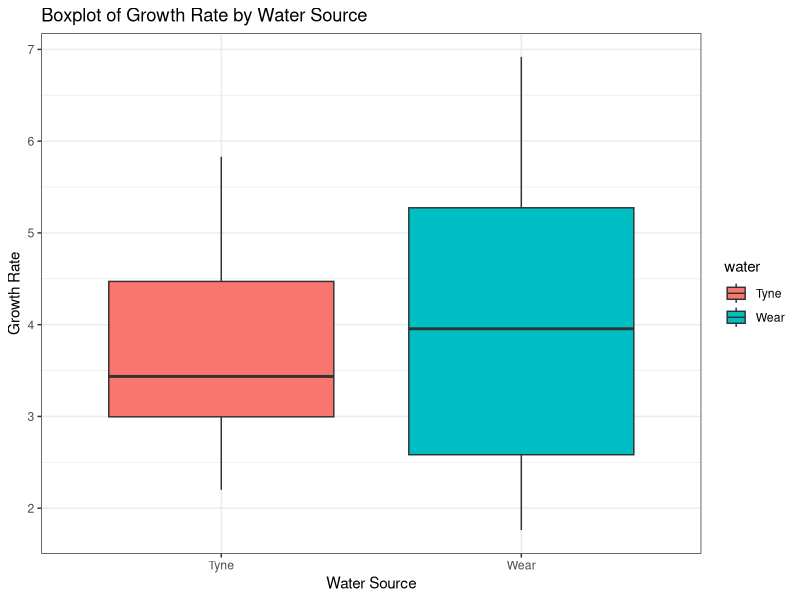
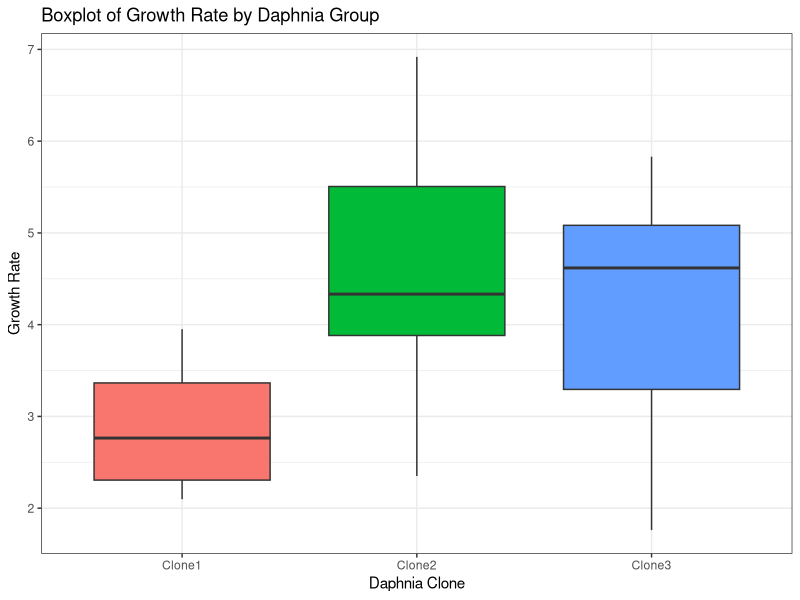
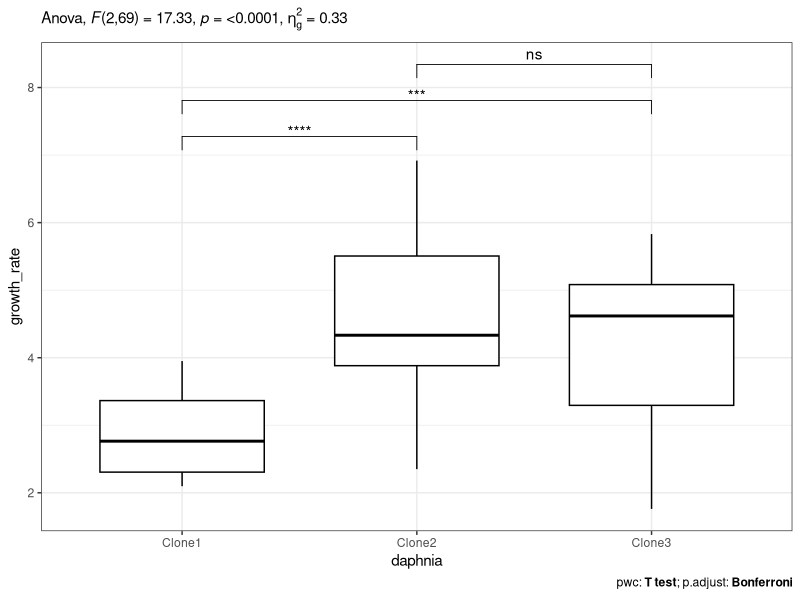

These charts were generated, in order, by the following R code:
## ---- chunk 1
library(readxl)            #for reading excel data
library(tidyverse)         #for data manipulation
library(ggplot2)           #for graphics
library(ggpubr)            #for graphics
library(caret)             
library(rstatix)
## ---- chunk 2
df <- read.csv("daphnia.csv", header = T)
head(df)
## ---- chunk 3
str(df)
## ---- chunk 4
#Convert the character columns to factors
df <- df %>% mutate_if(is.character, as.factor)

#Display the levels of each variable
sapply(df, function(x) if (is.factor(x)) levels(x) else "Is numeric") 
## ---- chunk 5
#1. Exploring the target variables
ggplot(df, aes(x = water, y = growth_rate, fill = water)) +
  geom_boxplot() +
  labs(title = "Boxplot of Growth Rate by Water Source", x = "Water Source", y = "Growth Rate") +
  theme_bw()
## ---- chunk 6
### 2. Summary Statistics of Growth Rate by Water
summary_stats <- df %>%
  group_by(water) %>%
  summarise(
    Mean = mean(growth_rate),
    Median = median(growth_rate),
    SD = sd(growth_rate),
    Min = min(growth_rate),
    Max = max(growth_rate),
    .groups = 'drop'
  )
print(summary_stats)
## ---- chunk 7
#3. Perform the t-test
t_test <- t.test(growth_rate ~ water, data = df, var.equal = TRUE)
print(t_test)
## ---- chunk 8
#1. Summary statistics
summary_stats <- df %>%
  summarise(
    mean_before = mean(height_b4_fert, na.rm = TRUE),
    sd_before = sd(height_b4_fert, na.rm = TRUE),
    mean_after = mean(height_after_fert, na.rm = TRUE),
    sd_after = sd(height_after_fert, na.rm = TRUE),
    n = n()
  )

print(summary_stats)
## ---- chunk 9
# 2. Paired t-test
t_test_result <- t.test(df$height_b4_fert, df$height_after_fert, paired = TRUE)

# Print t-test results
print(t_test_result)
## ---- chunk 10
#1. Explore the target variables
ggplot(df, aes(x = daphnia, y = growth_rate, fill = daphnia)) +
  geom_boxplot() +
  labs(title = "Boxplot of Growth Rate by Daphnia Group",
       x = "Daphnia Clone",
       y = "Growth Rate") +
  theme_bw() +
  theme(legend.position = "none")
## ---- chunk 11
#2. Summary statistics
summary_stats <- df %>%
  group_by(daphnia) %>%
  summarise(
    Mean = mean(growth_rate, na.rm = TRUE),
    SD = sd(growth_rate, na.rm = TRUE),
    Median = median(growth_rate, na.rm = TRUE),
    Min = min(growth_rate, na.rm = TRUE),
    Max = max(growth_rate, na.rm = TRUE)
  )

print(summary_stats)
## ---- chunk 12
#3 Run the test ANOVA
anova_result <- aov(growth_rate ~ daphnia, data = df)

# ANOVA summary
summary(anova_result)
## ---- chunk 13
res.aov <- anova_test(data = df, dv = growth_rate,  between = daphnia)
bxp_anova <- ggboxplot(df, x = "daphnia", y = "growth_rate") + theme_bw()

pwc_anova <- df %>%
   pairwise_t_test(
      growth_rate~ daphnia, paired = FALSE,
      p.adjust.method = "bonferroni"
   )
pwc_anova

pwc_anova <- pwc_anova %>% add_xy_position(x = "daphnia")

bxp_anova + 
   stat_pvalue_manual(pwc_anova) +
   labs(
      subtitle = get_test_label(res.aov, detailed = TRUE),
      caption = get_pwc_label(pwc_anova)
   )
